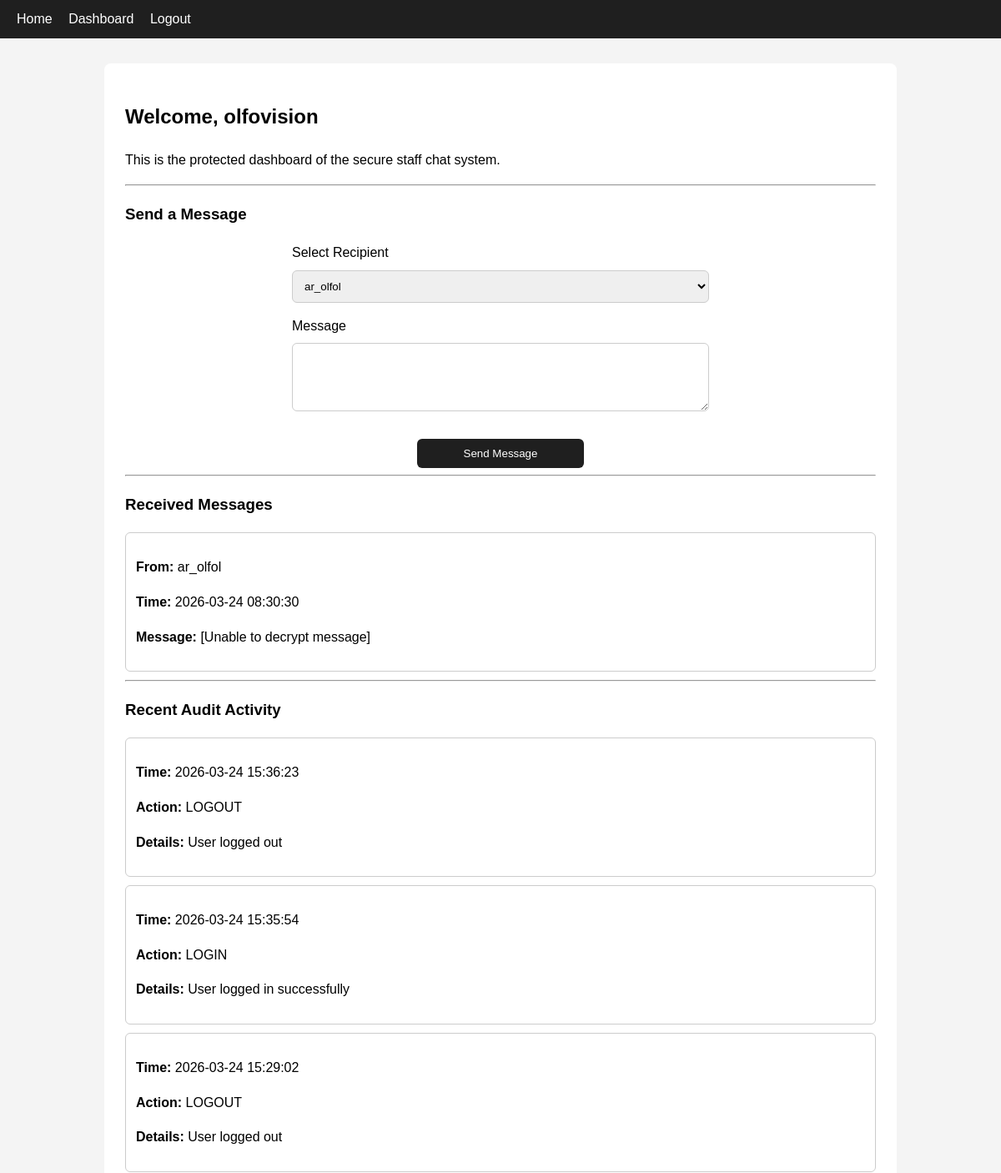
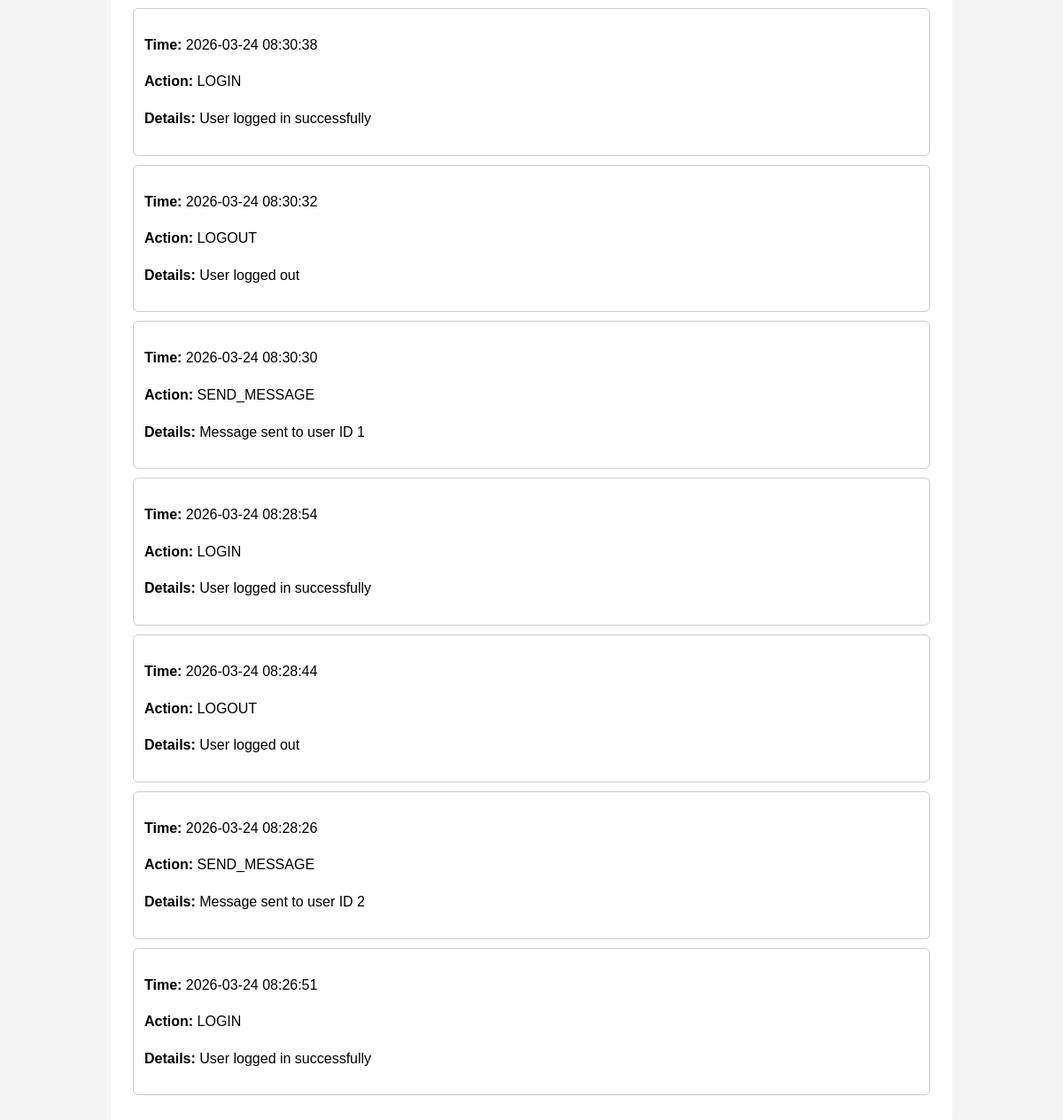
The page /dashboard (signed in) on the database as committed earlier (2 pictures, top to bottom).
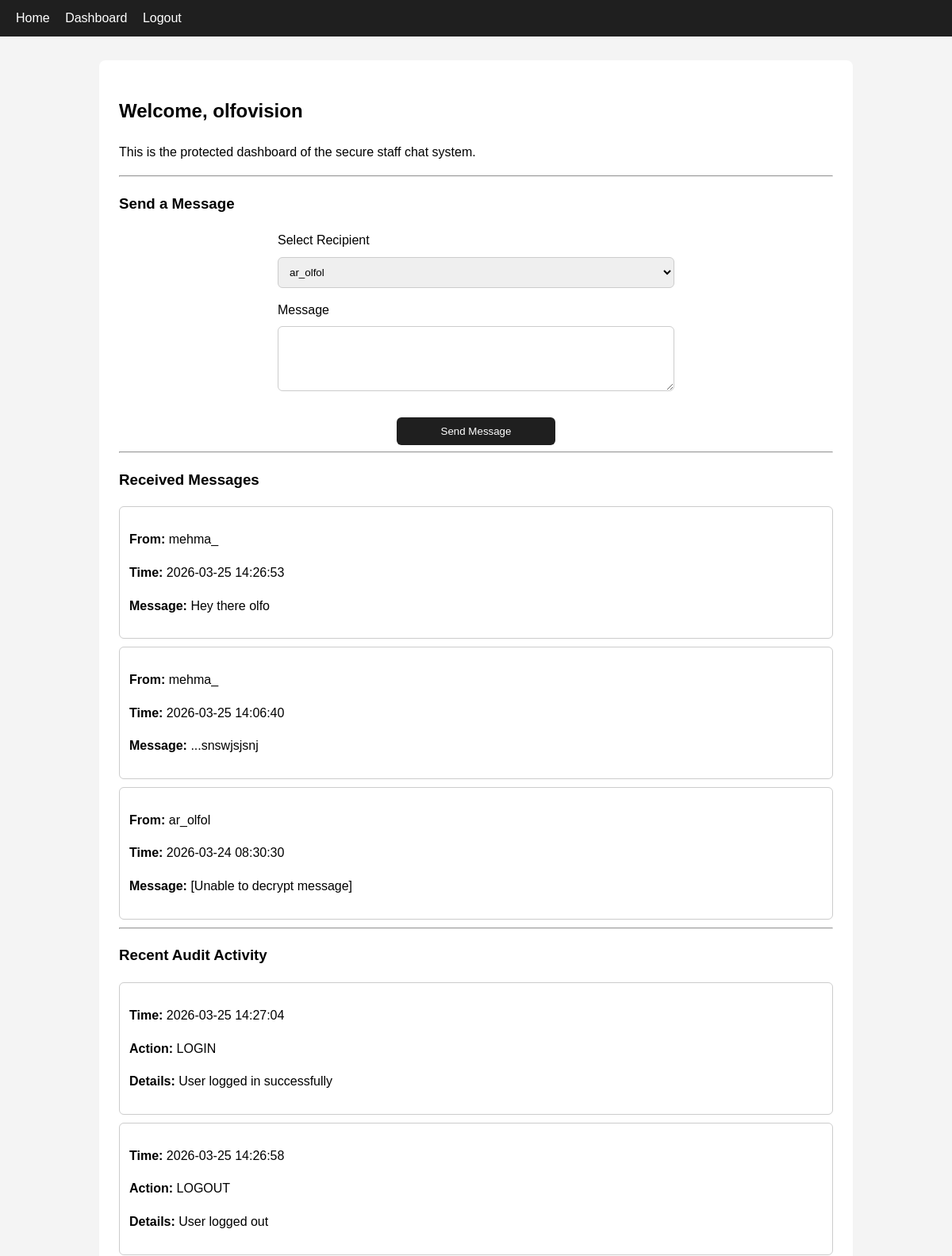
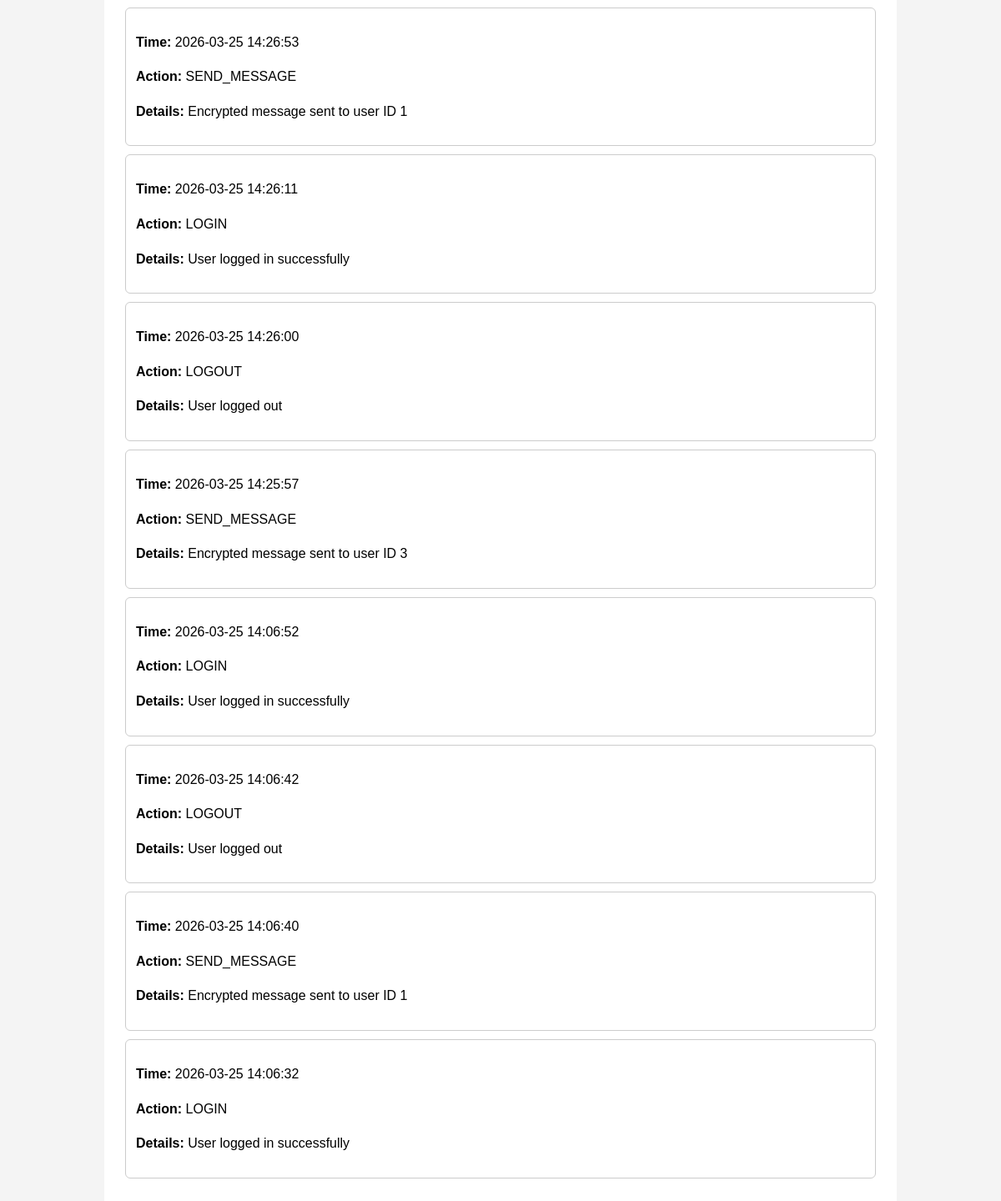
The same page on the database as committed later (2 pictures, top to bottom).
### tables this page shows
CREATE TABLE messages (
            id INTEGER PRIMARY KEY AUTOINCREMENT,
            sender_id INTEGER NOT NULL,
            receiver_id INTEGER NOT NULL,
            message_text TEXT NOT NULL,
            created_at TEXT NOT NULL,
            FOREIGN KEY (sender_id) REFERENCES users (id),
            FOREIGN KEY (receiver_id) REFERENCES users (id)
        );

CREATE TABLE users (
            id INTEGER PRIMARY KEY AUTOINCREMENT,
            username TEXT UNIQUE NOT NULL,
            password_hash TEXT NOT NULL,
            created_at TEXT NOT NULL
        );

CREATE TABLE audit_logs (
            id INTEGER PRIMARY KEY AUTOINCREMENT,
            user_id INTEGER,
            action TEXT NOT NULL,
            details TEXT,
            created_at TEXT NOT NULL,
            FOREIGN KEY (user_id) REFERENCES users (id)
        );

### app.py (the view, shortened to what this page needs)
@app.route("/dashboard", methods=["GET", "POST"])
@login_required
def dashboard():
    conn = get_db_connection()
    users = conn.execute(
        """
        SELECT id, username
        FROM users
        WHERE id != ?
        ORDER BY username
    """,
        (session["user_id"],),
    ).fetchall()
    received_messages_raw = conn.execute(
        """
        SELECT messages.created_at, messages.message_text, users.username AS sender_name
        FROM messages
        JOIN users ON messages.sender_id = users.id
        WHERE messages.receiver_id = ?
        ORDER BY messages.created_at DESC
        """,
        (session["user_id"],),
    ).fetchall()
    received_messages = []
    for msg in received_messages_raw:
        received_messages.append(
            {
                "created_at": msg["created_at"],
                "sender_name": msg["sender_name"],
                "message_text": decrypt_message(msg["message_text"]),
            }
        )
    logs = conn.execute(
        """
        SELECT created_at, action, details
        FROM audit_logs
        ORDER BY created_at DESC
        LIMIT 10
    """
    ).fetchall()
    conn.close()
    return render_template(
        "dashboard.html", users=users, messages=received_messages, logs=logs
    )

### app.py (called while the page is built)
def get_db_connection():
    conn = sqlite3.connect(DATABASE)
    conn.row_factory = sqlite3.Row
    return conn

def decrypt_message(encrypted_text):
    try:
        decrypted_text = cipher.decrypt(encrypted_text.encode("utf-8"))
        return decrypted_text.decode("utf-8")
    except Exception:
        return "[Unable to decrypt message]"

def login_required(route_function):
    @wraps(route_function)
    def wrapped_function(*args, **kwargs):
        if "user_id" not in session:
            flash("Please log in first.")
            return redirect(url_for("login"))
        return route_function(*args, **kwargs)
    return wrapped_function

### templates/dashboard.html
{% extends "base.html" %}
{% block content %}
    <h2>Welcome, {{ session["username"] }}</h2>
    <p>This is the protected dashboard of the secure staff chat system.</p>
    <hr>
    <h3>Send a Message</h3>
    <form method="POST" class="form-container">
        <label>Select Recipient</label>
        <select name="receiver_id" required>
            {% for user in users %}
                <option value="{{ user['id'] }}">{{ user['username'] }}</option>
            {% endfor %}
        </select>
        <label>Message</label>
        <textarea name="message_text" rows="4" required></textarea>
        <button type="submit">Send Message</button>
    </form>
    <hr>
    <h3>Received Messages</h3>
    {% if messages %}
        {% for msg in messages %}
            <div class="log-box">
                <p><strong>From:</strong> {{ msg['sender_name'] }}</p>
                <p><strong>Time:</strong> {{ msg['created_at'] }}</p>
                <p><strong>Message:</strong> {{ msg['message_text'] }}</p>
            </div>
        {% endfor %}
    {% else %}
        <p>No messages received yet.</p>
    {% endif %}
    <hr>
    <h3>Recent Audit Activity</h3>
    {% if logs %}
        {% for log in logs %}
            <div class="log-box">
                <p><strong>Time:</strong> {{ log['created_at'] }}</p>
                <p><strong>Action:</strong> {{ log['action'] }}</p>
                <p><strong>Details:</strong> {{ log['details'] }}</p>
            </div>
        {% endfor %}
    {% else %}
        <p>No audit logs yet.</p>
    {% endif %}
{% endblock %}

Rows that differ between the two databases and show on the page:
no longer on this page (row unchanged): audit_logs: created_at "2026-03-24 15:36:23", action "LOGOUT", details "User logged out"
no longer on this page (row unchanged): audit_logs: created_at "2026-03-24 15:35:54", action "LOGIN", details "User logged in successfully"
no longer on this page (row unchanged): audit_logs: created_at "2026-03-24 15:29:02", action "LOGOUT", details "User logged out"
no longer on this page (row unchanged): audit_logs: created_at "2026-03-24 08:30:38", action "LOGIN", details "User logged in successfully"
no longer on this page (row unchanged): audit_logs: created_at "2026-03-24 08:30:32", action "LOGOUT", details "User logged out"
no longer on this page (row unchanged): audit_logs: created_at "2026-03-24 08:30:30", action "SEND_MESSAGE", details "Message sent to user ID 1"
no longer on this page (row unchanged): audit_logs: created_at "2026-03-24 08:28:54", action "LOGIN", details "User logged in successfully"
no longer on this page (row unchanged): audit_logs: created_at "2026-03-24 08:28:44", action "LOGOUT", details "User logged out"
no longer on this page (row unchanged): audit_logs: created_at "2026-03-24 08:28:26", action "SEND_MESSAGE", details "Message sent to user ID 2"
no longer on this page (row unchanged): audit_logs: created_at "2026-03-24 08:26:51", action "LOGIN", details "User logged in successfully"
added messages: sender_name "mehma_", created_at "2026-03-25 14:26:53", message_text "Hey there olfo"
added messages: sender_name "mehma_", created_at "2026-03-25 14:06:40", message_text "...snswjsjsnj"
added audit_logs: created_at "2026-03-25 14:27:04", action "LOGIN", details "User logged in successfully"
added audit_logs: created_at "2026-03-25 14:26:58", action "LOGOUT", details "User logged out"
added audit_logs: created_at "2026-03-25 14:26:53", action "SEND_MESSAGE", details "Encrypted message sent to user ID 1"
added audit_logs: created_at "2026-03-25 14:26:11", action "LOGIN", details "User logged in successfully"
added audit_logs: created_at "2026-03-25 14:26:00", action "LOGOUT", details "User logged out"
added audit_logs: created_at "2026-03-25 14:25:57", action "SEND_MESSAGE", details "Encrypted message sent to user ID 3"
added audit_logs: created_at "2026-03-25 14:06:52", action "LOGIN", details "User logged in successfully"
added audit_logs: created_at "2026-03-25 14:06:42", action "LOGOUT", details "User logged out"
added audit_logs: created_at "2026-03-25 14:06:40", action "SEND_MESSAGE", details "Encrypted message sent to user ID 1"
added audit_logs: created_at "2026-03-25 14:06:32", action "LOGIN", details "User logged in successfully"
